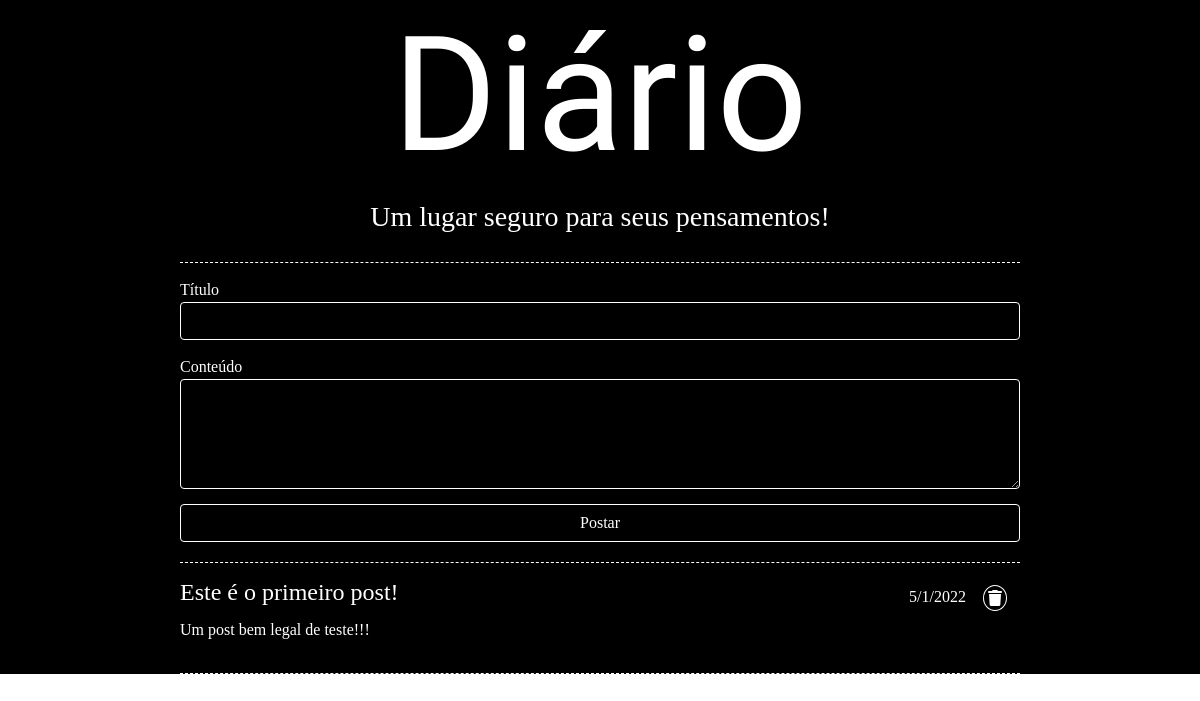
Before: / with the older database file.
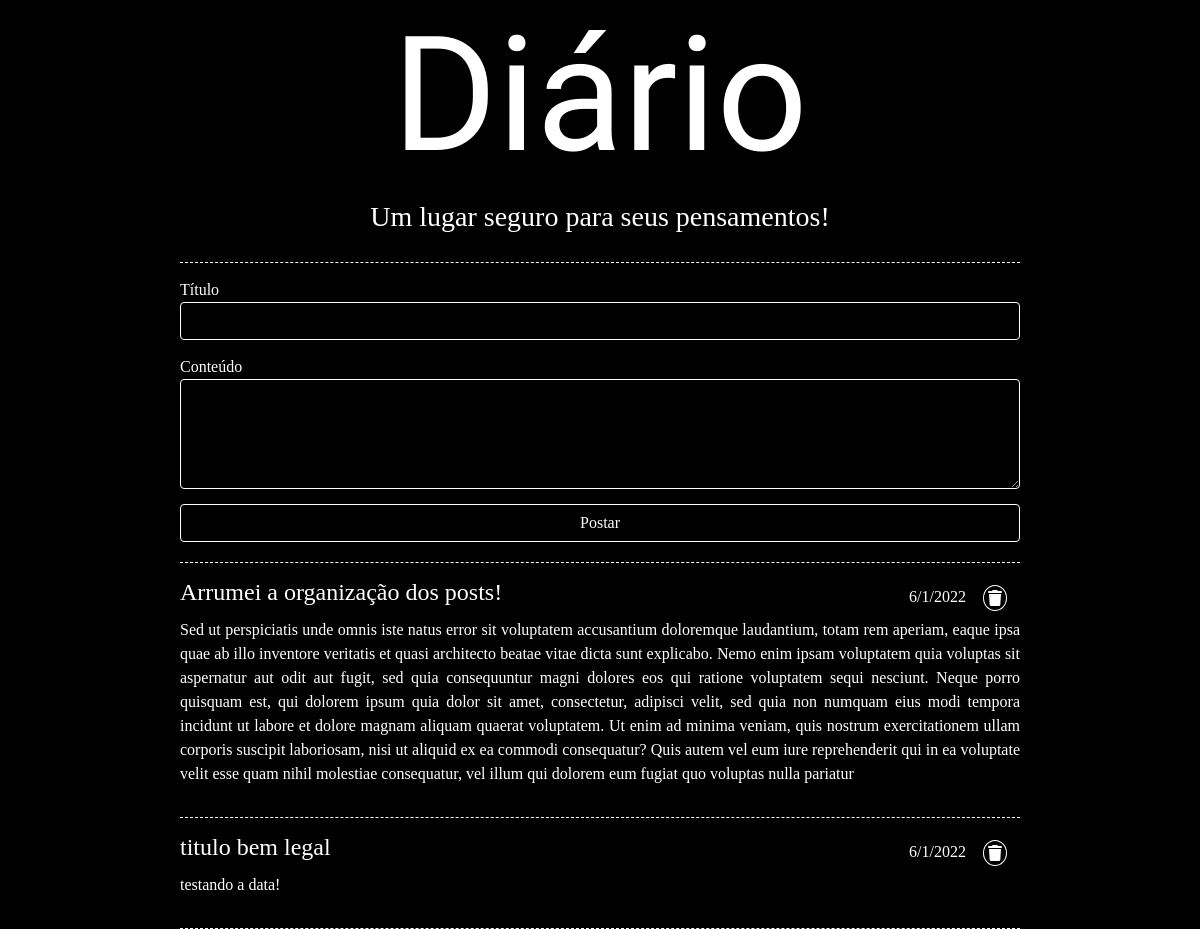
After: the same page with the newer database file.
### app/models/tables.py (models this page shows, shortened)
class Post(db.Model):
    __tablename__ = "posts"
    id = db.Column(db.Integer, primary_key=True)
    title = db.Column(db.Text)
    content = db.Column(db.Text)
    date = db.Column(db.DateTime,default=datetime.utcnow)

### app/controllers/routes.py (the view)
@app.route("/",methods=['GET','POST'])
def index():
    posts = Post.query.order_by(Post.date).all()
    form = PostForm()
    if form.validate_on_submit:
        if(form.title.data != None):
            post = Post(form.title.data,form.content.data)
            db.session.add(post)
            db.session.commit()
            redirect(url_for('index'))
    return render_template('index.html', form=form, posts = posts)

### app/models/forms.py
class PostForm(FlaskForm):
    title = StringField('Título',validators=[data_required()])
    content = TextAreaField('Conteúdo',validators=[data_required()])
    submit = SubmitField('Postar')

### app/templates/index.html (shortened to what this page needs)
{%extends "base.html"%}
{%block content%}
<div id="main-content">
    <form action="" method="post" >
        <div class="form-group">
            <label for="title">Título</label>
            {{form.title(class="form-control")}}
            <label for="content">Conteúdo</label>
            {{form.content(class="form-control",rows="4")}}
            {{form.submit(class="form-control btn")}}
        </div>
    </form>
    {%if posts%}
    {%for post in posts[::-1]%}
    <article class="post">
        <div class="title">
            <h4>{{post.title}}</h4>
            <div class="post-sidebar">
                <time>{{post.date.day}}/{{post.date.month}}/{{post.date.year}}</time>
                <form action="{{url_for('delete_post', id=post.id)}}" method="post">
                    <button type="submit" class="btn btn-black"><i class="fas fa-trash"></i></button>
                </form>
            </div>
        </div>
        <div class="content">
            <p>{{post.content}}</p>
        </div>
    </article>
    {%endfor%}
    {%endif%}
</div>
{%endblock%}

### app/templates/base.html (shortened to what this page needs)
<!DOCTYPE html>
<html lang="pt-br">
<head>
    <link rel="stylesheet" href="https://cdn.jsdelivr.net/npm/bootstrap@5.1.3/dist/css/bootstrap.min.css">
    <link rel="stylesheet" href="{{url_for('static',filename='style.css')}}">
</head>
<body>
    <div id="main">
        <header>
            <div id="logo">
                <h1>
                    Diário
                </h1>
                <h3>Um lugar seguro para seus pensamentos!</h3>
            </div>
        </header>
        {%block content%}
        {%endblock%}
    </div>
</body>
</html>

### app/static/style.css (style rules this page uses)
* { margin: 0; padding: 0; box-sizing: border-box; font-family: 'Libre Baskerville', serif; color:white; }
#main { background-color: black; width: 100%; padding: 0 15%; }
header { display: flex; flex-direction: column; justify-content: center; align-items: center; padding-bottom: 20px; border-bottom: 1px dashed white; }
header>#logo>h1 { font-family: 'Amatic SC', cursive; font-size: 10rem; text-align: center; }
form { padding-bottom: 20px; border-bottom: 1px dashed white; }
.form-control { color:white; border: 1px solid white; background-color: black }
label { padding-top: 15px; }
#submit { margin-top: 15px; border: 1px solid white; }
.post { padding: 15px 0px; border-bottom: 1px dashed white; }
.title { display: flex; justify-content: space-between; }
.content>p { text-align: justify; }
.post-sidebar button { background-color: black; display: inline; }
.post-sidebar form { display: inline; border: none; }
.fas { display: inline; color: white; padding: 4px; border-radius: 50%; border: 1px solid white; }

Changed rows visible on the page:
removed Post: title "Este é o primeiro post!", date.day "5", date.month "1", date.year "2022", content "Um post bem legal de teste!!!"
added Post: title "Arrumei a organização dos posts!", date.day "6", date.month "1", date.year "2022", content "Sed ut perspiciatis unde omnis iste natus error sit voluptatem accusantium doloremque laudantium, totam rem aperiam, eaque ipsa quae ab illo inventore veritatis et quasi architecto beatae vitae dicta sunt explicabo. Nemo enim ipsam voluptatem quia voluptas sit aspernatur aut odit aut fugit, sed quia consequuntur magni dolores eos qui ratione voluptatem sequi nesciunt. Neque porro quisquam est, qui dolorem ipsum quia dolor sit amet, consectetur, adipisci velit, sed quia non numquam eius modi tempora incidunt ut labore et dolore magnam aliquam quaerat voluptatem. Ut enim ad minima veniam, quis nostrum exercitationem ullam corporis suscipit laboriosam, nisi ut aliquid ex ea commodi…"
added Post: title "titulo bem legal", date.day "6", date.month "1", date.year "2022", content "testando a data!"
